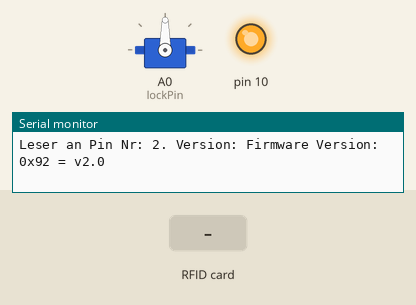
Bench run of a sketch on a simulated Arduino Nano, built with avr-gcc and run on an emulated ATmega328P. On the bench: servo, output pins drawn as LEDs (lit = HIGH), the last lines printed to the serial monitor. The inputs (shaded band) are chosen by the test bench.

Above: at 0.1 s.
At 1.8 s:
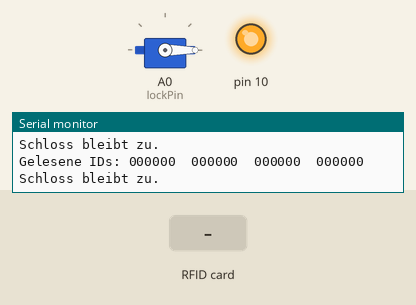
1.9 s: RFID card 5E 7A 19 C4 held to the reader
Timing chart, 0 to 4.9 s (numbered marks = the images above; inputs shaded):
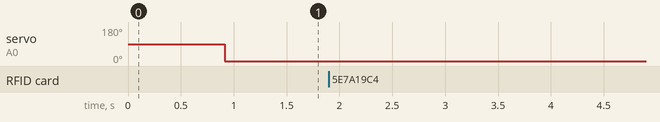

The sketch:

escape_rfid_lock.ino
```cpp
#include <SPI.h>
#include <MFRC522.h>
#include <Servo.h>

#define RST_PIN         9             // RST


const byte numReaders = 4;            // Anzahl an RFID Lesern
const byte ssPins[] = {2, 3, 4, 5};   // Slave Pins am Arduino
const byte lockPin = A0;
byte readCard[4];                     // Speichert die Karten ID
boolean solved = false;
const String correctIDs[] = {"45CF3C", "4C115D", "4841AD", "461F8C"};

MFRC522 mfrc522[numReaders];           // Array mit MFRC522 Instanzen
Servo lock;

void setup() {
  lock.attach(lockPin);
  Serial.begin(9600);
  while(!Serial);
  SPI.begin();

  for(uint8_t i=0; i<numReaders; i++) {
    mfrc522[i].PCD_Init(ssPins[i], RST_PIN);
    Serial.print(F("Leser an Pin Nr: "));
    Serial.print(String(ssPins[i]));
    Serial.print(F(". Version: "));
    mfrc522[i].PCD_DumpVersionToSerial();     // Infos zum Leser
    delay(100);
  }
  delay(4);
  Serial.println(F("Starklar..."));
}

void loop() {
  solved = true;
  String readIDs[] = {"000000", "000000", "000000", "000000"};
  for(uint8_t i=0; i<numReaders; i++) {
    mfrc522[i].PCD_Init();
    String readRFID = "";
    if(mfrc522[i].PICC_IsNewCardPresent() && mfrc522[i].PICC_ReadCardSerial()) {
      readIDs[i] = dump_byte_array(mfrc522[i].uid.uidByte, 4);
      Serial.print(F("Leser #"));
      Serial.print(String(i+1));
      Serial.print(F(": "));
      for ( uint8_t j = 0; j < 4; j++) {
        Serial.print(mfrc522[i].uid.uidByte[j], HEX);
      }
      Serial.println("");
      mfrc522[i].PICC_HaltA(); // Stop
    }
  }
  Serial.print(F("Gelesene IDs: "));
  for(uint8_t j = 0; j < 4; j++) {
    Serial.print(readIDs[j]);
    Serial.print(F("  "));
  }
  Serial.println();
  for(uint8_t j = 0; j < numReaders; j++) {
    if(!readIDs[j].equals(correctIDs[j]))
      solved = false;
  }
  /*if(readIDs[0].equals(correctIDs[0]))
    if(readIDs[1].equals(correctIDs[1]))
      if(readIDs[2].equals(correctIDs[2]))
        if(readIDs[3].equals(correctIDs[3]))
          solved = true;*/
  if(solved){
    Serial.println(F("Raetsel geloest!"));
    lock.write(180);
    delay(5000);
  }
  else {
    Serial.println(F("Schloss bleibt zu."));
    lock.write(0);
  }
  delay(200);
}

String dump_byte_array(byte *buffer, byte bufferSize) {
  String strID = "";
  for (byte i = 0; i < bufferSize; i++) {
    //Serial.print(buffer[i] < 0x10 ? " 0" : " ");
    //Serial.print(buffer[i], HEX);
    strID += String(buffer[i], HEX);
  }
  strID.toUpperCase();
  return strID;
}
```
